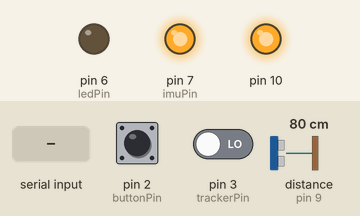
Recording of a sketch running on a simulated Arduino Uno, built with avr-gcc and run on an emulated ATmega328P. Parts: output pins drawn as LEDs (lit = HIGH). Inputs (shaded band) come from the test bench; at power-on: pin 2 (buttonPin) HIGH, pin 3 (trackerPin) LOW, distance to the obstacle (sensor on pin 9) 80 cm. The echo pulse lasts 58.3 µs per cm; pins used as bus, display or sensor lines are not drawn; what the sketch prints to the serial monitor is not drawn.

Above: at 2.9 s.
3.0 s: pin 2 (buttonPin) pulled LOW for 0.15 s
At 4.4 s:
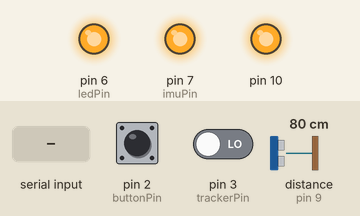
9.3 s: "s" received over Serial
10.8 s: "f" received over Serial
At 12.0 s:
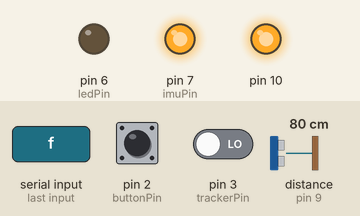
12.3 s: pin 2 (buttonPin) pulled LOW for 1 s
At 13.8 s:
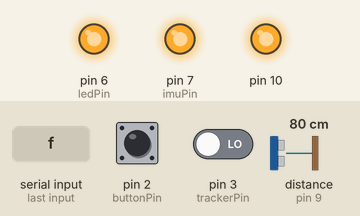
Timing chart, 0 to 15.3 s (numbered marks = the images above; inputs shaded):
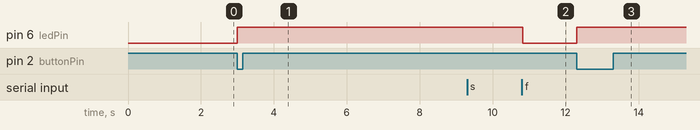

Measured:
- after the input at 3.0 s, pin 6 (ledPin): LOW → HIGH at once
- after the input at 10.8 s, pin 6 (ledPin): HIGH → LOW at once
- after the input at 12.3 s, pin 6 (ledPin): LOW → HIGH at once

The sketch:

oshiwasp.ino
```cpp
#include <SPI.h>

#include "MPU6000.h"

// state values
const int stateON = 1;
const int stateOFF = 0;


// conector SPI utilizado:
// MPU6000 sensor attached to pins:
//   D13 : SCLK
//   D12 : SDO
//   D11 : SDI     // este y los anteriores son estandar para SPI.h
//   D07 : /CS
byte imuPin = 7; // chip select del IMU
//   VCC a 5V y GND como le corresponda.

// MPU6000 sensibility
// Accelerometer
const float acc2G  = 16384.0;
const float acc4G  =  8192.0;
const float acc8G  =  4096.0;
const float acc16G =  2048.0;
// Gyro
const float gyro250os  = 131.0;
const float gyro500os  =  65.5;
const float gyro1000os =  32.8;
const float gyro2000os =  16.4;
// Temp
// C = temp/340+36.53


// connect BT module TX to D0
// connect BT module RX to D1
// connect BT Vcc to 3,3V, GND to GND

// tracker
byte trackerPin = 3;

// boton físico
byte buttonPin = 2;
boolean buttonChangedState = false; // indicating if the button changed the state
int buttonState;            // the current reading of the input pin
int lastButtonState = LOW;  // the previous reading of the input pin
long lastDebounceTime = 0;  // the last time the output pin was toggled
long debounceDelay = 50;    // the debounce time; incresase is the output flickers

// led de estado
byte ledPin = 6;
int ledState;

char command; // guarda el caracter proveniente del Serial.

volatile unsigned long tiempo, tiempoANT=0;

// estado: 0 - Off, 1 - On
volatile int state = stateOFF; // innitial state

// Ultrasonidos
int pinEcho = 9;
int pinTrigger = 8;

// Tracker
int pinTracker = 5;

// outputLine
volatile boolean sincro = false;
//String line="#";   // line with the message, composed with data from time and data from sensors.
                   // #time us,distance mm, Accx g, Accy g, Accz g, Gyrox º/s, Gyroy º/s, Gyroz º/s, Temp ºC
                   // if starts with @ means a sincronization point detected by the tracker

//
// binary data output line
//

typedef struct {
  char firstChar;
  unsigned long theTime;
  unsigned long distance;
  float          accX;
  float          accY;
  float          accZ;
  float          gyrX;
  float          gyrY;
  float          gyrZ;
  char lastChar;
} OutputLine;

volatile OutputLine outputLine;
int bytesOutputLine; // size of the outputLine after being scaped and in bytes
volatile byte outputLineInBytes[sizeof(OutputLine)];


///////
// functions
//////

void scapeAndBytes() {
  // tamaño minimo de la trama de tiempo
  bytesOutputLine=sizeof(OutputLine);

  byte *i = (byte *) &outputLine;
  byte *o = (byte *) outputLineInBytes;

  //*o++ = 0x7E;  // inicio trama tiempo

  for (int j=0; j<sizeof(OutputLine); j++, i++) {
    /*
    switch (*i) {
      case 0x7D: *o++ = 0x7D; *o++ = 0x00; bytesOutputLine++; break;
    // suponemos que no hay perdidas ni inserciones
    //case 0x7E:  es otro inicio de trama y solo esperamos el final
    //case 0x23:  es inicio trama de datos y solo esperamos el final
      case 0x24: *o++ = 0x7D; *o++ = 0x03; bytesOutputLine++; break;
      case 0x11: *o++ = 0x7D; *o++ = 0x04; bytesOutputLine++; break;
      case 0x13: *o++ = 0x7D; *o++ = 0x05; bytesOutputLine++; break;
      default  : *o++ = *i;
    }
    */
    *o++ = *i;
  }

  //*o = 0x24;    // endding mark '$'
}


String aTexto() {
  String linea = "";
  linea += outputLine.firstChar;
  linea += ", ";
  linea += outputLine.theTime;
  linea += ", ";
  linea += outputLine.distance;
  linea += ", ";
  linea += outputLine.accX;
  linea += ", ";
  linea += outputLine.accY;
  linea += ", ";
  linea += outputLine.accZ;
  linea += ", ";
  linea += outputLine.gyrX;
  linea += ", ";
  linea += outputLine.gyrY;
  linea += ", ";
  linea += outputLine.gyrZ;
  linea += ", ";
  linea += outputLine.lastChar;

  return linea;
}


boolean buttonPressed(){// read the state of the switch into a local variable:
  int reading = digitalRead(buttonPin);
  // check to see if you just pressed the button
  // (i.e. the input went from LOW to HIGH),  and you've waited
  // long enough since the last press to ignore any noise:

  // If the switch changed, due to noise or pressing:
  if (reading != buttonState) {
    // reset the debouncing timer
    lastDebounceTime = millis();
  }

  if ((millis() - lastDebounceTime) > debounceDelay) {
    // whatever the reading is at, it's been there for longer
    // than the debounce delay, so take it as the actual current state:

    // if the button state has changed:
    if (reading != lastButtonState) {

      buttonState = reading;

      //only toggle the state if the new button state is HIGH
      if (buttonState == HIGH){
        buttonChangedState = !buttonChangedState;
      }
    }
  }
  return buttonChangedState;
}


String status()
{
  String myStatus="[";
  myStatus+="OK"; // set by default, TODO check the status
  myStatus+="] ";
  switch (state) {
    case stateON:
      myStatus+="On";
      break;
    case stateOFF:
      myStatus+= "Off";
      break;
    default:
      myStatus+= "Undefined";
      break;
  }
   // add more status info just in case

  return myStatus;
}


///////////////////////
// Interrupts
///////////////////////

void changeState() {
  if (state == stateON){
    state = stateOFF;
    digitalWrite(ledPin, LOW);
  } else {
    state = stateON;
    digitalWrite(ledPin, HIGH);
  }
}

void sendSincro(){
  //String outputline="@";
  //Serial.write("@\n");
  //line.setCharAt(0,'@');
  sincro = true;
  //Serial.write("~");
}

//////////////////////////////////////////////////////////////////////

void setup()
{
  Serial.begin(9600);

  SPI.begin();

  delay(100);

  pinMode(imuPin, OUTPUT);
  MiniinitMPU(imuPin);

  // para los settings de SPI ver MPU6000.h: SPISettings.
  delay(1000);

  Serial.begin(9600);
  // Send test message to other device
  Serial.println("Hola, me llamo Arduino, y soy tu nuevo vecino");

  pinMode(ledPin, OUTPUT); // led

  pinMode(buttonPin, INPUT); // pushbutton
  attachInterrupt(digitalPinToInterrupt(buttonPin),changeState, FALLING);

  pinMode(trackerPin, INPUT); // tracker
  attachInterrupt(digitalPinToInterrupt(trackerPin),sendSincro, RISING);

  // state related values
  lastButtonState = LOW;
  state = stateOFF;

  // ultrasonic sensor
  pinMode(pinEcho, INPUT);  // conexion del pinEcho
  pinMode(pinTrigger, OUTPUT); // conexion del pinTrigger
  inicia_SR(pinEcho,pinTrigger);

  Serial.begin(9600);  // just in case
}


void loop()
{

  unsigned long distancia;

  short int xacc=0x0, yacc=0x0, zacc=0x0;
  //float fxacc, fyacc, fzacc;
  byte xaccl, xacch;
  byte yaccl, yacch;
  byte zaccl, zacch;

  short int temp=0x0;
  byte templ, temph;

  short int xgir=0x0, ygir=0x0, zgir=0x0;
  //float fxgir, fygir, fzgir;
  byte xgirl, xgirh;
  byte ygirl, ygirh;
  byte zgirl, zgirh;


  if (Serial.available())
  // if text arrived in from BT serial...
  // s or S -> Status
  // n or N -> On
  // f or F -> Off
  {
    command=(Serial.read());
    switch (command) {
    case 's': //case 'S':
      digitalWrite(ledPin, HIGH);
      Serial.println("Status ...");
      Serial.println(status());
      break;
    case 'n': //case 'N':
      digitalWrite(ledPin, HIGH);
      Serial.println("Readding ...");
      state = stateON;
      break;
    case 'f': //case 'F':
      digitalWrite(ledPin, LOW);
      Serial.println("Stopping ...");
      state = stateOFF;
      break;
    default:
      Serial.println("Send 'n' to set readdings ON");
      Serial.println("Send 'f' to set readdings OFF");
      break;
    }
  }


  if (state == stateON) { // in case of state ON, make the readdings and send by Serial

    if (sincro) {
      //line = "@"; //first caracter of the output in the case of sincro by tracker
      outputLine.firstChar=0x64;  // @
      sincro = false; // @ set, reset sincro value
    }
    else {
      //line = "#"; //first caracter of the output, except in the case of sincro by tracker
      outputLine.firstChar=0x23;  // #
    }
    outputLine.lastChar=0x24; // $
    tiempo = micros();
    //line+= tiempo;
    outputLine.theTime=micros();
    tiempoANT=tiempo;
    //line +=", ";

    //distancia = distanciaPulso();
    outputLine.distance=distanciaPulso();
    //line += distancia;
    //line +=", ";

    SPI.beginTransaction(settingsHIGH); // definido en MPU6000.h
    digitalWrite(imuPin, LOW);
    SPI.transfer(ACCEL_XOUTH | 0x80); // see "readRegister()"
    xacch = SPI.transfer(0x00);
    xaccl = SPI.transfer(0x00);
    yacch = SPI.transfer(0x00);
    yaccl = SPI.transfer(0x00);
    zacch = SPI.transfer(0x00);
    zaccl = SPI.transfer(0x00);

    temph = SPI.transfer(0x00);
    templ = SPI.transfer(0x00);

    xgirh = SPI.transfer(0x00);
    xgirl = SPI.transfer(0x00);
    ygirh = SPI.transfer(0x00);
    ygirl = SPI.transfer(0x00);
    zgirh = SPI.transfer(0x00);
    zgirl = SPI.transfer(0x00);

    digitalWrite(imuPin, HIGH); // cortar SPI
    SPI.endTransaction();

    // ACCELEROMETER
    // la aceleracion viene en multiplos de "g" (9.8 m/(s*s))
    //
    xacc = xacch; xacc = xacc << 8;   xacc = xacc | xaccl;
    outputLine.accX = xacc / acc4G;
    yacc = yacch; yacc = yacc << 8;   yacc = yacc | yaccl;
    outputLine.accY = yacc / acc4G;
    zacc = zacch; zacc = zacc << 8;   zacc = zacc | zaccl;
    outputLine.accZ = zacc / acc4G;

    // GYROSCPE
    // la velocidad angular viene dada en grados/s
    //
    xgir = xgirh; xgir = xgir << 8;   xgir = xgir | xgirl;
    outputLine.gyrX = xgir / gyro250os;
    ygir = ygirh; ygir = ygir << 8;   ygir = ygir | ygirl;
    outputLine.gyrY = ygir / gyro250os;
    zgir = zgirh; zgir = zgir << 8;   zgir = zgir | zgirl;
    outputLine.gyrZ = zgir / gyro250os;

    // TEMP
    // the temp is in F
    //temp = temph; temp = temp << 8;   temp = temp | templ;
    //line += temp / 340 + 36.53;

    //Serial.println(aTexto());
    scapeAndBytes();
    Serial.write((byte *) outputLineInBytes, sizeof(outputLineInBytes));
  }
  //delay(100);
}
```

MPU6000.h
```cpp
/*
 MPU 6000 - 6 axis IMU - Breakout from Drotek - v2

 Shows the output of Accelerometer and Gyroscope Sensors, using
 SPI library. For details on the sensor, see:

 MPU6000 de InvenSense
 breakout de DroTek

 created 23 october 2014
 by Cesar Llamas
 */

// the sensor communicates using SPI, so include the library:

//SPISettings settingsLOW(  800000, MSBFIRST, SPI_MODE0); // SPI lento para configuracion 800KHz
//SPISettings settingsHIGH(8000000, MSBFIRST, SPI_MODE0); // SPI rapido para lectura      8MHz
SPISettings settingsLOW( 1000000, MSBFIRST, SPI_MODE0); // SPI lento para configuracion 800KHz
SPISettings settingsHIGH(1000000, MSBFIRST, SPI_MODE0); // SPI rapido para lectura      8MHz


const byte ACCEL_CONFIG = 0x1C;  // Configuracion y test del acelerometro
   const byte DEF_ACCEL_CONFIG_ST=0xE0; // 111-00-000: XA_ST | YA_ST | ZA_ST (2g al reset)
const byte DEF_ACCEL_CONFIG_2 = 0x00;   // 000-00-000: AFS_SEL(00=>2g)
const byte DEF_ACCEL_CONFIG_4 = 0x08;   // 000-01-000: AFS_SEL(01=>4g)
const byte DEF_ACCEL_CONFIG_8 = 0x10;   // 000-10-000: AFS_SEL(10=>8g)
const byte DEF_ACCEL_CONFIG_16= 0x18;   // 000-11-000: AFS_SEL(11=>16g)
                                  // res: 16384 LSB/g, 8192 LSB/g, 4096 LSB/g, 2048 LSB/g
   const byte DEF_ACCEL_CONFIG[4] = {DEF_ACCEL_CONFIG_2, DEF_ACCEL_CONFIG_4,
                                     DEF_ACCEL_CONFIG_8, DEF_ACCEL_CONFIG_16};
   int accMode = 1; // +-4g


const byte GYRO_CONFIG = 0x1B;   // Configuracion y test del giroscopo
   const byte DEF_GYRO_CONFIG_ST =0xE0; // 111-00-000: XG_ST | YG_ST | ZG_ST | (250 º/s al reset)
const byte DEF_GYRO_CONFIG_250 = 0x00;  // 000-00-000: FS_SEL(00=>250 º/s)
const byte DEF_GYRO_CONFIG_500 = 0x08;  // 000-01-000: FS_SEL(01=>500 º/s)
const byte DEF_GYRO_CONFIG_1000= 0x10;  // 000-10-000: FS_SEL(10=>1000 º/s)
const byte DEF_GYRO_CONFIG_2000= 0x18;  // 000-11-000: FS_SEL(11=>2000 º/s)
                                   // res: 131 LSB/w, 65,5 LSB/w, 32,8 LSB/w, 16,4 LSB/w
                                   // con w en º/s.
   const byte DEF_GYRO_CONFIG[4] = {DEF_GYRO_CONFIG_250, DEF_GYRO_CONFIG_500,
                                    DEF_GYRO_CONFIG_1000, DEF_GYRO_CONFIG_2000};
   int gyrMode = 2; //+-1000 DPS

const byte SIGNAL_PATH_RESET=0x68;// Reset de la circuiteria de los sensores internos
   const byte DEF_SIGNAL_PATH_RESET=B00000111;// 0x07=0000 0111: GYRO_RESET | ACCE__RESET | TEMP_RESET

const byte USER_CTRL = 0x6A;      // control de registros FIFO y  I2C/SPI
    const byte DEF_USER_CTRL_I2C_IF_DIS     = B00010000; // 0x10; I2C Disable
    const byte DEF_USER_CTRL_SIG_COND_RESET = B00000001; // clear signal path y sensor registers
    // mola usar los dos flags porque hace el signal PATH reset que pide la pagina 41 del manual reg.

// vamos a muestrear a 100 Hz con un filtro pasabaja digital que no sirve de mucho a 94 Hz.
// esto quiere decir que la frecuencia del giro de 1kHz se divide entre 10, que nos da un
// (SMPRD_DIV+1) = 10, con lo que SMPRD = 0x09.
//
const byte SMPRT_DIV = 0x19;     // Factor de Frecuencia de muestreo
   byte DEF_SMPRT_DIV = 0x09;    // 100 Hz (1kHz/(1+0x09)=100Hz)
                                 // con filtro pasa baja, es decir:
//Configuracion del DLPF que podemos poner a 0 o para 100HZ de SR a 188.
const byte CONFIG = 0x1A;
   const byte DEF_CONFIG_DLPF_CFG_94HZ = 0x02; // B00-000-010
   const byte DEF_CONFIG_DLPF_CFG_44HZ = 0x03; // B00-000-011
   const byte DEF_CONFIG_DLPF_0FF = 0x00;


const byte PWR_MGMT_1 = 0x6B;     // Gestion de energia y reset.
   const byte PWR_MGMT_INIT    = B10000000; //0x80=1000 0000 = DEVICE_RESET
   const byte PWR_MGMT_SLEEP   = B01000000; //0x40=0100 0000 = SLEEP
   const byte PWR_MGMT_WAKEUP  = B00000000; //0x00 despierta el MPU
   const byte PWR_MGMT_DISTEMP = B00001000; //0x04 = deshabilita temp.
   const byte PWR_MGMT_CLK_SEL_PPLGYROZ=B00000011; //0x03 = gyroz como reloj interno
   // un despertar tipico es algo as como:
   // PWR_MGMT_WAKEUP | PWR_MGMT_DISTEMP | PWR_MGMT_CLK_SEL_PPLGYROZ

// registros de lectura del acelerometro
const byte ACCEL_XOUTH = 0x3B;   // Valor alto del eje x del acel.
const byte ACCEL_XOUTL = 0x3C;   // Valor bajo del eje x del acel.
const byte ACCEL_YOUTH = 0x3D;   // Valor alto del eje y del acel.
const byte ACCEL_YOUTL = 0x3E;   // Valor bajo del eje y del acel.
const byte ACCEL_ZOUTH = 0x3F;   // Valor alto del eje z del acel.
const byte ACCEL_ZOUTL = 0x40;   // Valor bajo del eje z del acel.

// registros de escritura del giroscopo
const byte GYRO_XOUTH = 0x43;   // Valor alto del eje x del giro.
const byte GYRO_XOUTL = 0x44;   // Valor bajo del eje x del giro.
const byte GYRO_YOUTH = 0x45;   // Valor alto del eje y del giro.
const byte GYRO_YOUTL = 0x46;   // Valor bajo del eje y del giro.
const byte GYRO_ZOUTH = 0x47;   // Valor alto del eje z del giro.
const byte GYRO_ZOUTL = 0x48;   // Valor bajo del eje z del giro.

// lee un registro de una MPU6000 utilizando acceso SPI
byte readRegister(int chipselectpin, byte thisRegister);

// escribe un registro de una MPU6000 utilizando acceso SPI
void writeRegister(int cs, byte thisRegister, byte thisValue);

// Resetea un MPU6000 segun p. 41 del Manual de Registros, para el caso SPI
// demora 200ms
void resetMPU(int cs);

// Sleep a sensor
void sleepMPU(int cs);

// Wakeup sensors with gyroz+temp_dis
void wakeupMPU(int cs);

// inicializa una MPU por su chipselect
void initMPU(byte ss);

// inicializacin minima de una MPU por su chipselect
void miniinitMPU(byte ss);
```

SR06.ino
```cpp
int _pEcho;
int _pTrigger;


void inicia_SR(int pinEcho, int pinTrigger) {
  extern int _pEcho;
  extern int _pTrigger;

  _pEcho = pinEcho;
  _pTrigger = pinTrigger;
}

unsigned long distanciaPulso() {
  extern int _pEcho;
  extern int _pTrigger;

  long duracion;  // vamos a guardar microsegundos

  digitalWrite(_pTrigger, LOW);

  delayMicroseconds(5); // he visto valores desde 2 hasta 5.
  digitalWrite(_pTrigger, HIGH);

  // la unidad espera un pulso que sirve de disparo para que
  // comience el calculo de la distancia.
  delayMicroseconds(10); // ancho minimo que pide la unidad HC-SR04
  digitalWrite(_pTrigger, LOW);
  // nos devuelve un pulso cuya anchura es el tiempo (us) que demora
  // en volver el echo de un tren de pulsos a 40 kHz.
  // en resumen, nos da la distancia en formato tiempo, que tenemos
  // que alimentar a una formula para calcular la distancia.
  duracion = pulseIn(_pEcho,HIGH)/5.8; // en mm

  return duracion;
}
```

Source omitted: MPU6000.ino (4143 bytes)
